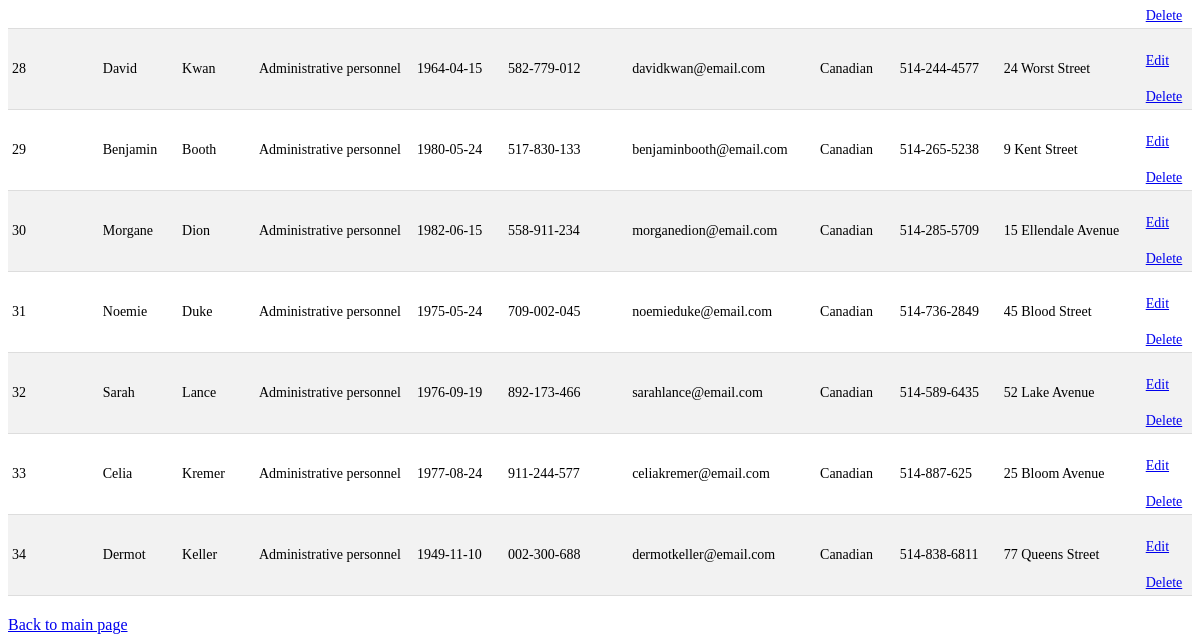
Before: /pages/Employees/index.php (lower part) with the older database file.
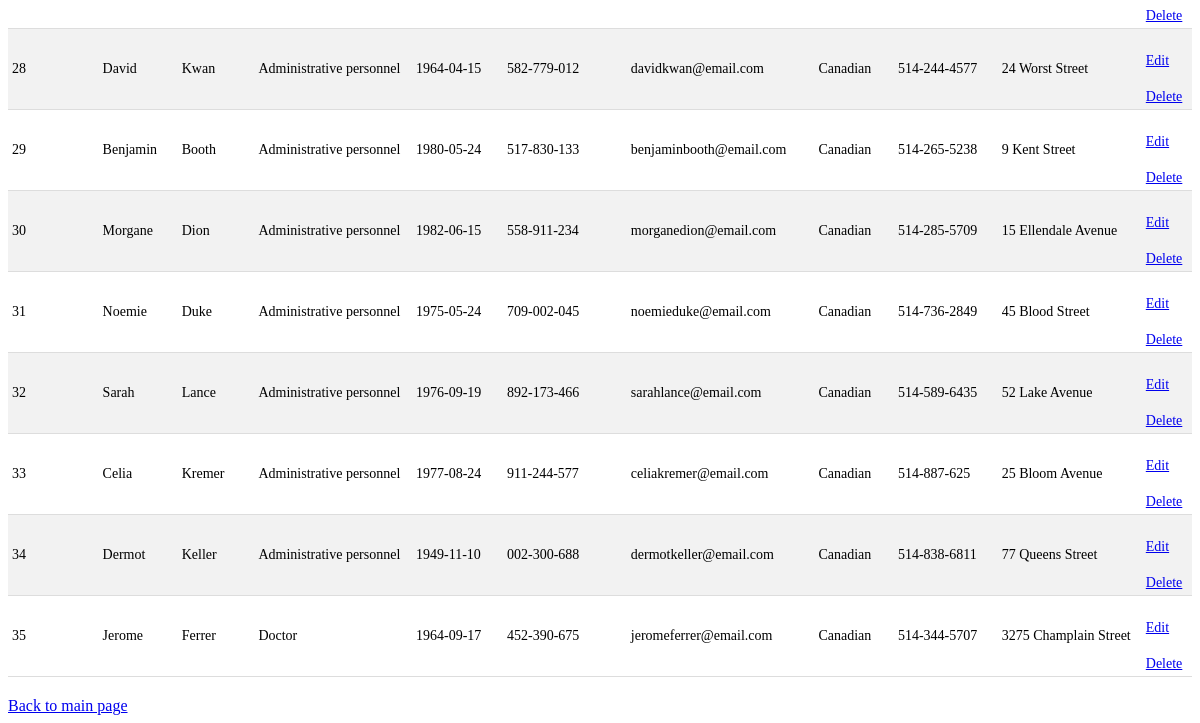
After: the same page with the newer database file.
### tables this page shows
CREATE TABLE Employees (
  EmployeeID INT PRIMARY KEY,
  FName VARCHAR(255),
  LName VARCHAR(255),
  Role VARCHAR(255),
  DoBirth DATE,
  MedicareNumber VARCHAR(255) NOT NULL UNIQUE,
  Email VARCHAR(255),
  Citizenship VARCHAR(255),
  PhoneNumber VARCHAR(255),
  Address VARCHAR(255),
  PostalCode VARCHAR(255),
  FOREIGN KEY (PostalCode) REFERENCES PostalCodes(PostalCode)
);

### pages/Employees/index.php (the view, shortened to what this page needs)
<?php
    require_once '../../database.php';
    $statement = $conn->prepare('SELECT * FROM employees');
    $statement->execute();
    mysqli_stmt_bind_result($statement, $row['EmployeeID'], $row['FirstName'], $row['LastName'], $row['Role'], $row['DateOfBirth'], $row['MedicareNumber'], $row['Email'], $row['Citizenship'], $row['PhoneNumber'], $row['Address'])
?>
<!DOCTYPE html>
<html lang="en">
<head>
    <link rel="stylesheet" href="../../pages/style.css">
</head>
<body>
    <table>
        <tbody>
            <?php while (mysqli_stmt_fetch($statement)) {?>
                <tr>
                    <td><?php echo $row['EmployeeID'] ?></td>
                    <td><?php echo $row['FirstName'] ?></td>
                    <td><?php echo $row['LastName'] ?></td>
                    <td><?php echo $row['Role'] ?></td>
                    <td><?php echo $row['DateOfBirth'] ?></td>
                    <td><?php echo $row['MedicareNumber'] ?></td>
                    <td><?php echo $row['Email'] ?></td>
                    <td><?php echo $row['Citizenship'] ?></td>
                    <td><?php echo $row['PhoneNumber'] ?></td>
                    <td><?php echo $row['Address'] ?></td>
                    <td>
                        <a href="./edit.php?EmployeeID=<?php echo $row["EmployeeID"] ?>">Edit</a>
                        <a href="./delete.php?EmployeeID=<?php echo $row["EmployeeID"] ?>">Delete</a>
                    </td>
                </tr>
            <?php }; ?>
        </tbody>
    </table>
    <a href="../../index.php">Back to main page</a>
</body>
</html>

### pages/style.css (style rules this page uses)
table { border-collapse: collapse; width: 100%; margin-top: 20px auto; }
tr:nth-child(even) { background-color: #f2f2f2; }

Changed rows visible on the page:
added employees: EmployeeID "35", FName "Jerome", LName "Ferrer", Role "Doctor", DoBirth "1964-09-17", MedicareNumber "452-390-675", Email "jeromeferrer@email.com", Citizenship "Canadian", PhoneNumber "514-344-5707", Address "3275 Champlain Street"
